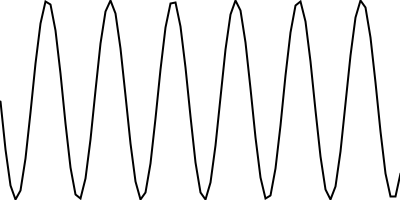
Frame 1 (no input)
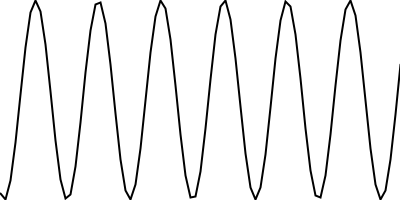
Frame 60 (the mouse pressed at the canvas centre just before this capture)
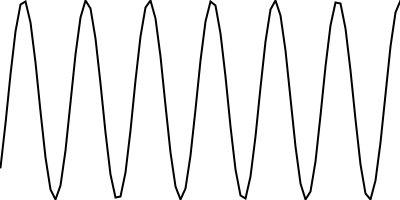
Frame 120 (the mouse held since frame 60 and released just before this capture)

The Processing sketch that drew these frames (run headless with seeded random() and noise(); from frame 60 on, the mouse is pressed at the canvas centre):

// Processing sketch: e18_wave_animated
// ── e18_wave_animated.pde
/**
 * Waves – animated wave
 *
 * The previous example is static. If you look at the wave, the righthand edge
 * doesn’t match the lefthand; where it ends in one cycle of draw() can’t be
 * where it starts in the next.
 *
 * Instead, what we need to do is have a variable dedicated entirely to
 * tracking what value of angle the wave should start with. This angle (which
 * we’ll call startAngle) increments with its own angular velocity.
 */

// Angular velocity
float startAngle = 0;
float angleVel = 0.5;

void setup() {
  size(400,200);
  stroke(0);
  strokeWeight(2);
  noFill();
}

void draw( ) {
  background(255);

  // In order to move the wave, we start at a different theta value each frame.
  startAngle += 0.02;
  float angle = startAngle;

  beginShape();

  // Draw a point of the wave every 5 pixels
  for (int x = 0; x <= width; x += 5) {
    // Calculate the y location according to amplitude and sine of the angle
    float y = map(sin(angle),-1,1,0,height);
    // With beginShape() and endShape(), you call vertex() to set all the vertices of your shape
    vertex(x,y);
    // Increment the angle according to angular velocity
    angle += angleVel;
  }

  endShape();
}
